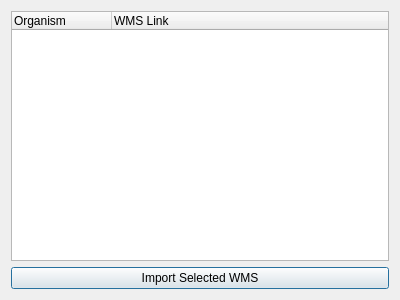
<?xml version="1.0" encoding="UTF-8"?>
<ui version="4.0">
 <class>QGISWebScraperDialogBase</class>
 <widget class="QDialog" name="QGISWebScraperDialogBase">
  <property name="geometry">
   <rect>
    <x>0</x>
    <y>0</y>
    <width>400</width>
    <height>300</height>
   </rect>
  </property>
  <property name="windowTitle">
   <string>ArgentinaGeoServices</string>
  </property>
  <layout class="QVBoxLayout" name="verticalLayout">
   <item>
    <widget class="QTreeWidget" name="wmsTreeWidget">
     <column>
      <property name="text">
       <string>Organism</string>
      </property>
     </column>
     <column>
      <property name="text">
       <string>WMS Link</string>
      </property>
     </column>
    </widget>
   </item>
   <item>
    <widget class="QPushButton" name="importButton">
     <property name="text">
      <string>Import Selected WMS</string>
     </property>
    </widget>
   </item>
  </layout>
 </widget>
 <resources/>
 <connections/>
</ui>
